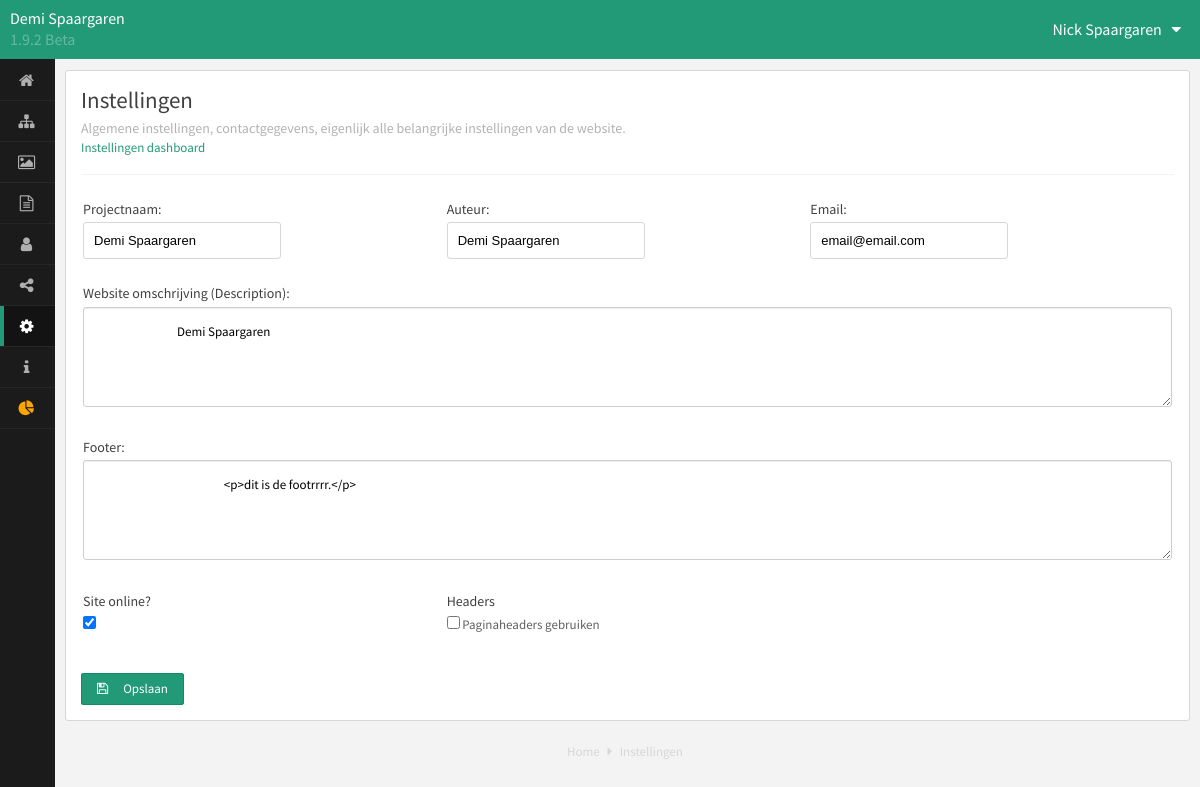
The page /admin_cms/instellingen.php (signed in) on the database its author committed.
### tables this page shows
CREATE TABLE `instellingen` (
  `id` int UNSIGNED NOT NULL,
  `projectnaam` varchar(30) DEFAULT NULL,
  `auteur` varchar(100) DEFAULT NULL,
  `zoomen` int DEFAULT NULL,
  `email` varchar(100) DEFAULT NULL,
  `analytics` varchar(500) DEFAULT NULL,
  `footer` varchar(1000) DEFAULT NULL,
  `siteonline` int DEFAULT NULL,
  `afbeeldingentonen` int DEFAULT NULL,
  `headertonen` int DEFAULT NULL,
  `hotjar` varchar(500) DEFAULT NULL,
  `description` varchar(500) DEFAULT NULL
);

CREATE TABLE `users` (
  `id` int UNSIGNED NOT NULL,
  `username` varchar(20) DEFAULT NULL,
  `password` varchar(100) DEFAULT NULL,
  `firstname` varchar(30) DEFAULT NULL,
  `lastname` varchar(30) DEFAULT NULL,
  `activated` int DEFAULT NULL,
  `email` varchar(50) DEFAULT NULL,
  `laatst_bewerkt` varchar(50) DEFAULT NULL,
  `admin` int DEFAULT NULL,
  `twitteraccount` varchar(50) DEFAULT NULL,
  `dashb_facebook` int DEFAULT NULL,
  `dashb_suggesties` int DEFAULT NULL,
  `dashb_socialclicks` int DEFAULT NULL
);

### instellingen.php (called while the page is built, shortened)
<?php
require_once("connectdb.php");
$cms_versie = '1.9.2 Beta';
$handle = $pdo->prepare("SELECT * FROM instellingen");
$handle->execute();
$settings = $handle->fetch(PDO::FETCH_OBJ);
if (isset($_SESSION['id'])) {
	$handle = $pdo->prepare("SELECT * FROM users WHERE id= :id");
	$handle->execute([
		':id' => $_SESSION['id']
	]);
	$gebruikergegevens = $handle->fetch(PDO::FETCH_OBJ);
}
require("functions.php");

### functions.php (called while the page is built, shortened)
<?php
function checked(bool $checked): string
{
	if ($checked) {
		return 'checked="checked"';
	} else {
		return '';
	}
}

### admin_cms/instellingen.php (the view, shortened to what this page needs)
<?php
$cms_pagina_titel = 'Instellingen';
include_once("../instellingen.php");
require("cms_head.php");
?>
<body>
	<?php require("cms_nav.php") ?>
	<div class="cms_inhoud">
		<div class="cms_container vb">
			<div class="titel-holder">
				<h1><?php echo $cms_pagina_titel ?></h1>
				<h2>Algemene instellingen, contactgegevens, eigenlijk alle belangrijke instellingen van de website.</h2>
				<a href="instellingen_dashboard.php">Instellingen dashboard</a>
			</div>
			<form action="instellingen_opslaan.php" method="post">
				<table class="instellingen">
					<tr>
						<td>
							<h3 class="titelvraag">Projectnaam:</h3>
							<input type="text" name="projectnaam" value="<?php echo $settings->projectnaam; ?>" placeholder="" />
						</td>
						<td>
							<h3 class="titelvraag">Auteur:</h3>
							<input type="text" name="auteur" value="<?php echo $settings->auteur; ?>" placeholder="" />
						</td>
						<td>
							<h3 class="titelvraag">Email:</h3>
							<input type="text" name="email" value="<?php echo $settings->email; ?>" placeholder="" />
						</td>
					</tr>
					<tr>
						<td colspan="3">
							<h3 class="titelvraag">Website omschrijving (Description):</h3>
							<textarea name="description">
          <?php echo $settings->description; ?>
          </textarea>
						</td>
					</tr>
					<tr>
						<td colspan="3">
							<h3 class="titelvraag">Footer:</h3>
							<textarea name="footer">
						<?php echo $settings->footer; ?>
						</textarea>
						</td>
					</tr>
					<tr>
						<td>
							<h3 class="titelvraag">Site online?</h3>
							<input type="checkbox" value="1" name="siteonline" <?php echo checked($settings->siteonline); ?> />
						</td>
						<td>
							<h3 class="titelvraag">Headers</h3>
							<label><input type="checkbox" value="1" name="headertonen" <?php echo checked($settings->headertonen); ?> /> Paginaheaders gebruiken</label>
						</td>
					</tr>
				</table>
				<button type="submit" class="cms_button" value="Opslaan"><i class="fa fa-save"></i>Opslaan</button>
			</form>
		</div>
	</div>
	<?php include("cms_footer.php"); ?>
</body>
</html>

### admin_cms/cms_nav.php (shortened to what this page needs)
<div class="cms_extranavHolder">
	<div class="cms_extranav">
		<div class="cms_info">
			<div class="bedrijfsnaam"><?php echo $settings->projectnaam ?></div>
			<div class="versie"><?php echo $cms_versie ?></div>
		</div>
		<div class="account">
			<?php
			$handle = $pdo->prepare("SELECT gelezen FROM formulier WHERE gelezen = 0");
			$handle->execute();
			$forms_unread = $handle->rowCount();
			?>
			<div class="naam">
				<?php echo $gebruikergegevens->firstname . " " . $gebruikergegevens->lastname; ?><i class="fa fa-caret-down"></i></div>
		</div>
	</div>
</div>
<div class="cms_navHolder">
	<ul class="cms_nav">
		<li class="item <?php echo $cms_pagina_titel === 'Dashboard' ? 'active' : '' ?>"><a href="dashboard.php"><i class="fa fa-home"></i><span class="titel">Home</span>
			</a></li>
		<li class="item <?php echo $cms_pagina_titel === 'Pagina\'s' ? 'active' : '' ?>"><a href="paginas.php"><i class="fa fa-sitemap"></i><span class="titel">Pagina's</span>
			</a></li>
		<li class="item <?php echo $cms_pagina_titel === 'Afbeeldingen' ? 'active' : '' ?>"><a href="afbeeldingen.php"><i class="fa fa-image"></i><span class="titel">Afbeeldingen</span>
			</a></li>
		<li class="item <?php echo $cms_pagina_titel === 'Contactformulier' ? 'active' : '' ?>"><a href="formulier.php"><?php if ($forms_unread > 0) {
																														} ?><i class="fa fa-file-text-o"></i><span class="titel">Contactformulier</span>
			</a></li>
		<li class="item <?php echo $cms_pagina_titel === 'Account' ? 'active' : '' ?>"><a href="account.php"><i class="fa fa-user"></i><span class="titel">Account</span>
			</a></li>
		<li class="item <?php echo $cms_pagina_titel === 'Social Media' ? 'active' : '' ?>"><a href="socialmedia.php"><i class="fa fa-share-alt"></i><span class="titel">Social Media</span>
			</a></li>
		<li class="item <?php echo $cms_pagina_titel === 'Instellingen' ? 'active' : '' ?>"><a href="instellingen.php"><i class="fa fa-gear"></i><span class="titel">Instellingen</span>
			</a></li>
		<li class="item <?php echo $cms_pagina_titel === 'Hulp' ? 'active' : '' ?>"><a href="hulp.php"><i class="fa fa-info"></i><span class="titel">Hulp</span>
			</a></li>
		<?php
		if ($gebruikergegevens->admin == 1) {
			$activiteiten_active = $cms_pagina_titel === 'Activiteiten' ? 'active' : '';
			echo '<li class="item ' . $activiteiten_active . '"><a style="color: orange !important;" href="activiteiten.php"><i style="color: orange !important;" class="fa fa-pie-chart"></i><span class="titel">Activiteiten</span><div class="cleared"></div></a></li>';
		}
		?>
	</ul>
</div>

### admin_cms/style_admin.css (style rules this page uses)
:root { --cms-primary-color: #297; --cms-secondary-color: #128967; --cms-font: "Source Sans Pro", Helvetica Neue, Helvetica, arial; }
body { padding: 0; margin: 0; color: #606060; font-family: var(--cms-font); font-size: 13px; line-height: 1.65em; background: #f3f3f3; }
a { color: var(--cms-primary-color); text-decoration: none; }
h1 { font-size: 25px; color: #404040; line-height: 1.25em; font-family: var(--cms-font); font-weight: normal; }
h2 { font-size: 20px; color: #404040; line-height: 1.25em; font-family: var(--cms-font); font-weight: normal; }
h3 { font-size: 15px; color: #404040; line-height: 1.1em; font-family: var(--cms-font); font-weight: normal; }
.cms_container .titel-holder { border-bottom: 1px solid #f3f3f3; margin: 0 0 15px; padding: 0 0 15px; position: relative; }
.cms_container .titel-holder h1 { margin: 0 0 5px; font-size: 23px; }
.cms_container .titel-holder h2 { color: #b2b2b2; font-size: 14px; margin: 0; }
.cms_extranavHolder { background: var(--cms-primary-color); display: block; position: fixed; top: 0; width: 100%; z-index: 100; }
.cms_extranavHolder .cms_extranav { position: relative; color: #fff; font-size: 16px; background-size: cover; }
.cms_extranavHolder .cms_extranav .cms_info { float: left; padding: 8px 10px; }
.cms_extranavHolder .cms_extranav .account { float: right; position: relative; }
.cms_extranavHolder .cms_extranav .account .naam { padding: 19px; display: inline-block; user-select: none; -moz-user-select: none; -webkit-user-select: none; min-width: 110px; text-align: right; }
.cms_extranavHolder .cms_extranav .account .naam .fa { margin: 0 0 0 10px; }
.cms_navHolder { background: #1b1b1b; height: 100%; left: 0; max-width: 55px; min-height: 290px; overflow: hidden; padding: 60px 0 0; position: fixed; top: 0; transition: all 0.3s ease 0s; z-index: 12; }
.cms_nav { margin: 0; padding: 0; position: relative; width: 165px; }
.cms_nav .item { display: block; margin: 0; padding: 0; border-bottom: 1px solid #262626; position: relative; }
.cms_nav .item a { border-left: 4px solid #1b1b1b; color: #afafaf; display: block; list-style-type: none; padding: 10px 0; text-align: center; }
.cms_nav .fa { color: #afafaf; display: block; float: left; font-size: 16px; margin: 2px 10px; width: 25px; }
.item.active { background: none repeat scroll 0 0 rgba(0, 0, 0, 0.3); }
.item.active a { color: #fff !important; border-left: 4px solid var(--cms-primary-color); }
.item.active .fa { color: #fff !important; }
.cms_inhoud { float: none; padding: 70px 10px 0 65px; position: relative; width: calc(100% - 75px); }
.cms_container { background: #fff; border-radius: 3px; border: 1px solid #d7d7d7; float: left; margin: 0 10px 10px 0px; padding: 15px; box-sizing: border-box; position: relative; width: calc(50% - 10px); }
.cms_container h2 { margin: 0 0 10px; }
.cms_container.vb { width: 100%; margin: 0 0 10px 0px; float: none; }
.cms_container input { box-sizing: border-box; }
.cms_container input[type=text], .cms_container input[type=password], .cms_container input[type=number] { border-radius: 3px; border: 1px solid #d7d7d7; padding: 10px; box-sizing: border-box; box-shadow: 0px !important; font-size: 13px; margin: 0px 5px 0 0; }
.cms_container textarea { border-radius: 3px; box-shadow: 0 1px 1px rgba(0, 0, 0, 0.075) inset; border: 1px solid #ccc; padding: 6px 12px; width: 100%; box-sizing: border-box; }
.cms_container input[type=checkbox] { margin: 0; }
table.instellingen td { padding: 0 0 15px; }
.titelvraag { font-size: 14px; margin: 10px 0 5px; }
.cms_button { background: var(--cms-primary-color); border: 0 none !important; border-radius: 3px; box-shadow: 0 0 0 1px var(--cms-secondary-color) inset; color: #fff !important; display: inline-block; font-family: var(--cms-font); font-size: 13px; margin: 15px 0 0; padding: 16px !important; text-align: center; position: relative; line-height: 0px !important; }
.cms_container textarea { border: 1px solid #cecece; box-sizing: border-box; font-family: var(--cms-font); font-size: 13px; min-height: 100px; padding: 15px; width: 100%; }
button[type=submit] { border: 0 solid !important; display: inline-block; font-size: 13px !important; line-height: 0 !important; margin: 20px 0 0 !important; position: relative; }
.versie { opacity: 0.3; }
.cms_container.vb table { width: 100%; }

### rows shown on the page
instellingen: projectnaam "Demi Spaargaren", auteur "Demi Spaargaren", email "email@email.com", description "Demi Spaargaren", footer "<p>dit is de footrrrr.</p>"
users: firstname "Nick", lastname "Spaargaren"

### other values the page prints
$cms_versie "1.9.2 Beta"
$cms_pagina_titel "Instellingen"
